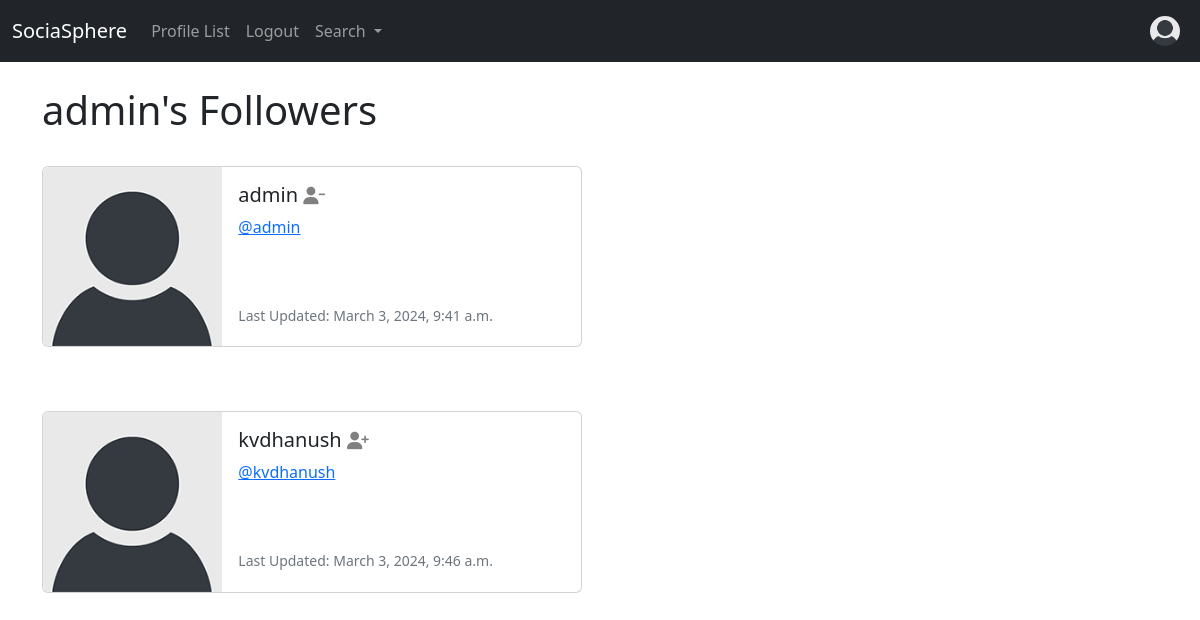
Page /profile/followers/1 (signed in) on the committed database.
### dashboard/models.py (models this page shows, shortened)
class Profile(models.Model):
    user = models.OneToOneField(User, on_delete=models.CASCADE)
    follows = models.ManyToManyField("self",
                                     related_name="followed_by",
                                     symmetrical=False,
                                     blank=True)
    date_modified = models.DateTimeField(User, auto_now=True)
    profile_image = models.ImageField(
        null=True, blank=True, upload_to="images/")
    profile_bio = models.CharField(null=True, blank=True, max_length=500)
    homepage_link = models.CharField(null=True, blank=True, max_length=100)
    facebook_link = models.CharField(null=True, blank=True, max_length=100)
    instagram_link = models.CharField(null=True, blank=True, max_length=100)
    linkedin_link = models.CharField(null=True, blank=True, max_length=100)

### dashboard/views.py (the view)
# urls.py: path('profile/followers/<int:pk>', views.followers, name='followers'),
def followers(request, pk):
    if request.user.is_authenticated:
        if request.user.id == pk:
            profiles = Profile.objects.get(user_id=pk)
            return render(request, 'followers.html', {"profiles": profiles})
        else:
            messages.success(request, ("That's Not Your Profile Page..."))
            return redirect('home')
    else:
        messages.success(
            request, ("You Must Be Logged In To View This Page..."))
        return redirect('home')

### dashboard/templates/followers.html
{% extends 'base.html' %}
{% load static %}
{% block content %}
    <h1>{{ request.user.username }}'s Followers</h1>
    <br/>
    {% if profiles %}
        {% for profile in profiles.followed_by.all %}
            <div class="card mb-3" style="max-width: 540px;">
                <div class="row g-0">
                    <div class="col-md-4">
                        {% if profile.profile_image %}
                            <img src="{{ profile.profile_image.url }}" width=200 height=200 class="img-fluid rounded-start" alt="{{profile.user.username}}">
                        {% else %}
                            <img src="{% static 'images/default_profile_pic.png' %}" class="img-fluid rounded-start" alt="Profile Image">
                        {% endif %}
                    </div>
                    <div class="col-md-8">
                        <div class="card-body">
                            <h5 class="card-title">{{ profile.user.username }}
                                {% if profile in profiles.follows.all %}
                                    <a href="{% url 'unfollow' profile.user.id %}">
                                        <i class="fa fa-user-minus small" style="color:gray"></i>
                                    </a>
                                {% else %}
                                    <a href="{% url 'follow' profile.user.id %}">
                                        <i class="fa fa-user-plus small" style="color:gray"></i>
                                    </a>
                                {% endif %}
                            </h5>
                            <p class="card-text"><a href="{% url 'profile' profile.user.id %}">@{{ profile.user.username|lower }}</a></p>
                            <br/><br/>
                            <p class="card-text"><small class="text-muted">Last Updated: {{ profile.date_modified }}</small></p>
                        </div>
                    </div>
                </div>
            </div>
            <br/><br/>
        {% endfor %}
    {% endif %}
{% endblock %}

### rows in the picture
Profile: user.username "admin", date_modified "March 3, 2024, 9:41 a.m."
Profile: user.username "kvdhanush", date_modified "March 3, 2024, 9:46 a.m."

### other values in the picture
{{ request.user.username }} "admin"
